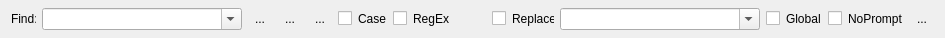
<?xml version="1.0" encoding="UTF-8"?>
<ui version="4.0">
 <class>Form</class>
 <widget class="QWidget" name="Form">
  <property name="geometry">
   <rect>
    <x>0</x>
    <y>0</y>
    <width>916</width>
    <height>38</height>
   </rect>
  </property>
  <property name="minimumSize">
   <size>
    <width>0</width>
    <height>30</height>
   </size>
  </property>
  <property name="maximumSize">
   <size>
    <width>16777215</width>
    <height>38</height>
   </size>
  </property>
  <property name="windowTitle">
   <string>Form</string>
  </property>
  <property name="styleSheet">
   <string notr="true">border-color: qlineargradient(spread:pad, x1:0, y1:0, x2:1, y2:0, stop:0 rgba(0, 0, 0, 255), stop:1 rgba(255, 255, 255, 255));</string>
  </property>
  <layout class="QHBoxLayout" name="horizontalLayout">
   <property name="topMargin">
    <number>2</number>
   </property>
   <property name="bottomMargin">
    <number>2</number>
   </property>
   <item>
    <widget class="QLabel" name="label">
     <property name="maximumSize">
      <size>
       <width>25</width>
       <height>20</height>
      </size>
     </property>
     <property name="text">
      <string>Find:</string>
     </property>
    </widget>
   </item>
   <item>
    <widget class="QComboBox" name="comboFind">
     <property name="sizePolicy">
      <sizepolicy hsizetype="MinimumExpanding" vsizetype="Fixed">
       <horstretch>0</horstretch>
       <verstretch>0</verstretch>
      </sizepolicy>
     </property>
     <property name="minimumSize">
      <size>
       <width>200</width>
       <height>0</height>
      </size>
     </property>
     <property name="maximumSize">
      <size>
       <width>16777215</width>
       <height>16777215</height>
      </size>
     </property>
     <property name="editable">
      <bool>true</bool>
     </property>
    </widget>
   </item>
   <item>
    <widget class="QToolButton" name="buttonNext">
     <property name="text">
      <string>...</string>
     </property>
     <property name="autoRaise">
      <bool>true</bool>
     </property>
    </widget>
   </item>
   <item>
    <widget class="QToolButton" name="buttonPrev">
     <property name="text">
      <string>...</string>
     </property>
     <property name="autoRaise">
      <bool>true</bool>
     </property>
    </widget>
   </item>
   <item>
    <widget class="QToolButton" name="buttonTop">
     <property name="text">
      <string>...</string>
     </property>
     <property name="autoRaise">
      <bool>true</bool>
     </property>
    </widget>
   </item>
   <item>
    <widget class="QCheckBox" name="checkMatchCase">
     <property name="text">
      <string>Case</string>
     </property>
    </widget>
   </item>
   <item>
    <widget class="QCheckBox" name="checkRegEx">
     <property name="text">
      <string>RegEx</string>
     </property>
    </widget>
   </item>
   <item>
    <widget class="QLabel" name="label_2">
     <property name="minimumSize">
      <size>
       <width>30</width>
       <height>20</height>
      </size>
     </property>
     <property name="maximumSize">
      <size>
       <width>30</width>
       <height>20</height>
      </size>
     </property>
     <property name="text">
      <string/>
     </property>
    </widget>
   </item>
   <item>
    <widget class="QCheckBox" name="checkReplace">
     <property name="minimumSize">
      <size>
       <width>62</width>
       <height>0</height>
      </size>
     </property>
     <property name="maximumSize">
      <size>
       <width>62</width>
       <height>16777215</height>
      </size>
     </property>
     <property name="text">
      <string>Replace:</string>
     </property>
    </widget>
   </item>
   <item>
    <widget class="QComboBox" name="comboReplace">
     <property name="sizePolicy">
      <sizepolicy hsizetype="MinimumExpanding" vsizetype="Fixed">
       <horstretch>0</horstretch>
       <verstretch>0</verstretch>
      </sizepolicy>
     </property>
     <property name="minimumSize">
      <size>
       <width>200</width>
       <height>0</height>
      </size>
     </property>
     <property name="maximumSize">
      <size>
       <width>16777215</width>
       <height>16777215</height>
      </size>
     </property>
     <property name="editable">
      <bool>true</bool>
     </property>
    </widget>
   </item>
   <item>
    <widget class="QCheckBox" name="checkGlobal">
     <property name="text">
      <string>Global</string>
     </property>
    </widget>
   </item>
   <item>
    <widget class="QCheckBox" name="checkNoPrompt">
     <property name="text">
      <string>NoPrompt</string>
     </property>
    </widget>
   </item>
   <item>
    <spacer name="horizontalSpacer">
     <property name="orientation">
      <enum>Qt::Horizontal</enum>
     </property>
     <property name="sizeHint" stdset="0">
      <size>
       <width>40</width>
       <height>20</height>
      </size>
     </property>
    </spacer>
   </item>
   <item>
    <widget class="QToolButton" name="buttonClose">
     <property name="text">
      <string>...</string>
     </property>
     <property name="autoRaise">
      <bool>true</bool>
     </property>
    </widget>
   </item>
  </layout>
 </widget>
 <resources/>
 <connections/>
</ui>
